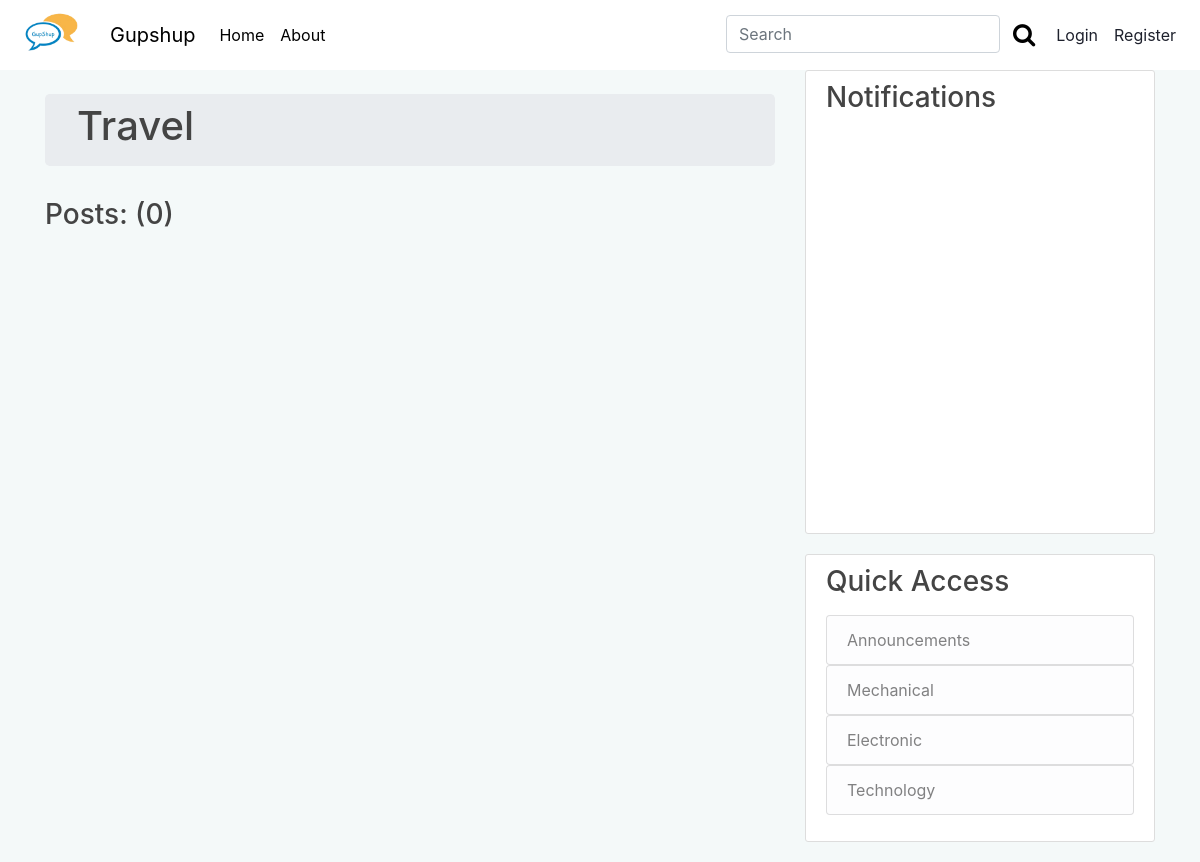
The page /post/Travel on the database as committed earlier.
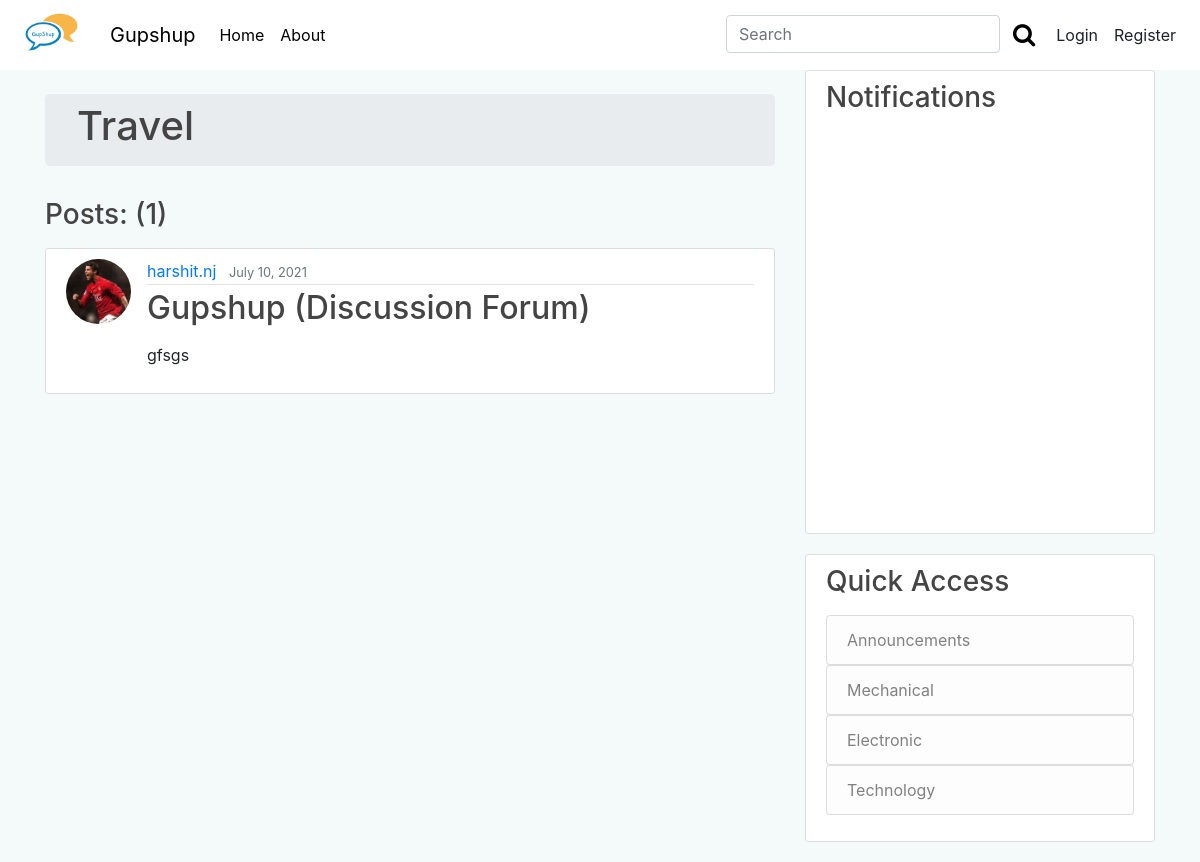
The same page on the database as committed later.
### blog/models.py (models this page shows, shortened)
class Post(models.Model):
    title = models.CharField(max_length=100)
    content = RichTextField()
    date_posted = models.DateTimeField(default=timezone.now)
    author = models.ForeignKey(User, on_delete=models.CASCADE)
    is_appropriate  = models.BooleanField(default = True)
    notice = models.CharField(max_length=100, default="This Post was DELETED",null=True, blank=True)
    category = models.CharField(
        max_length=20,
        choices=Category_choices,
        default='Miscellenous'
    )
    upvote = models.ManyToManyField(User, related_name='upvote',blank=True)
    downvote = models.ManyToManyField(User, related_name='downvote',blank=True)
    bookmark = models.ManyToManyField(User, related_name='bookmark',blank=True)

### users/models.py (models this page shows, shortened)
class Profile(models.Model):
	user = models.OneToOneField(User, on_delete=models.CASCADE)
	image = models.ImageField(default='default2.png',upload_to='profile_pics')
	college = models.CharField(max_length = 20,choices=college_choices,default='KJSCE',blank=True, null=True)
	about = RichTextField(blank=True, null=True)
	image_url = models.URLField(default = "http://127.0.0.1:8000/media/default2.png")

### blog/views.py (the view)
# urls.py: path('post/<str:category>', CategoryPostListView.as_view(), name='category'),
class CategoryPostListView(ListView):
	model = Post
	template_name = 'blog/category.html'
	context_object_name = 'posts'
	paginate_by = 5
	def get_queryset(self):
		category = self.kwargs.get('category')
		return Post.objects.filter(category=category).order_by('-date_posted')

### blog/templates/blog/category.html (shortened to what this page needs)
{% extends "blog/base.html" %}
{% block content %}
<br>
<div class="jumbotron py-2 pt-2">
<h1 class="display-5">{{ view.kwargs.category }} </h1>
</div>
<h3 class="mb-3">Posts: ({{ page_obj.paginator.count }})</h3>
{% for post in posts %}
<article class="media content-section">
	<img class="rounded-circle article-img " src={{post.author.profile.image.url}}>
	<div class="media-body">
		<div class="article-metadata">
			<a class="mr-2" href="{% url 'user-posts' post.author.username %}">{{ post.author }}</a>
			<small class="text-muted">{{ post.date_posted|date:"F d, Y" }}</small>
		</div>
		<h2><a class="article-title" href="{% url 'post-detail' post.id %}">{{ post.title }}</a></h2>
		<p class="article-content">{{ post.content| safe }}</p>
	</div>
</article>
{%endfor%}
	{% endblock content %}

Rows that differ between the two databases and show on the page:
added Post: kwargs.category "Travel", author.profile.image (picture), author "harshit.nj", date_posted "July 10, 2021", title "Gupshup (Discussion Forum)", content "gfsgs"
Other text that changed with them:
{{ page_obj.paginator.count }}: "0" → "1"
{{ view.kwargs.category }}: "Travel" → (not shown)
